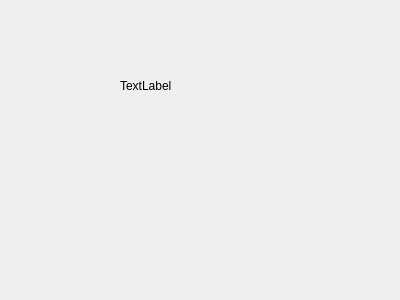
<?xml version="1.0" encoding="UTF-8"?>
<ui version="4.0">
 <class>Widget</class>
 <widget class="QWidget" name="Widget">
  <property name="geometry">
   <rect>
    <x>0</x>
    <y>0</y>
    <width>400</width>
    <height>300</height>
   </rect>
  </property>
  <property name="windowTitle">
   <string>Widget</string>
  </property>
  <widget class="QLabel" name="label">
   <property name="geometry">
    <rect>
     <x>120</x>
     <y>80</y>
     <width>54</width>
     <height>12</height>
    </rect>
   </property>
   <property name="text">
    <string>TextLabel</string>
   </property>
  </widget>
 </widget>
 <layoutdefault spacing="6" margin="11"/>
 <resources/>
 <connections/>
</ui>
